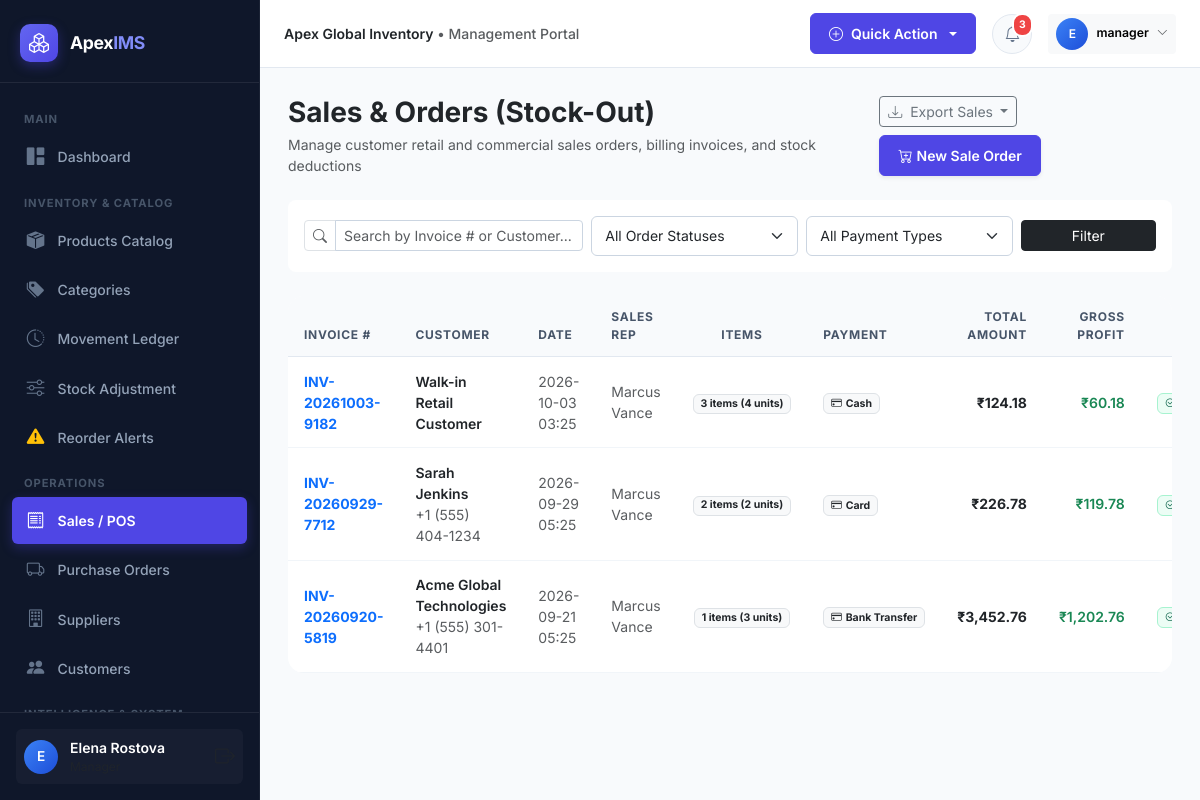
The page /sales (signed in) on the database its author committed.
### models/user.py (models this page shows, shortened)
class User(UserMixin, db.Model):
    __tablename__ = 'users'
    id = db.Column(db.Integer, primary_key=True)
    username = db.Column(db.String(64), unique=True, nullable=False, index=True)
    email = db.Column(db.String(120), unique=True, nullable=False, index=True)
    password_hash = db.Column(db.String(256), nullable=False)
    full_name = db.Column(db.String(100), nullable=False)
    phone = db.Column(db.String(25))
    role_id = db.Column(db.Integer, db.ForeignKey('roles.id'), nullable=False)
    is_active = db.Column(db.Boolean, default=True)
    last_login = db.Column(db.DateTime)
    created_at = db.Column(db.DateTime, default=datetime.utcnow)
    updated_at = db.Column(db.DateTime, default=datetime.utcnow, onupdate=datetime.utcnow)
    role = db.relationship('Role', back_populates='users')
    purchases = db.relationship('PurchaseOrder', back_populates='user', lazy='dynamic')
    sales = db.relationship('Sale', back_populates='user', lazy='dynamic')
    inventory_transactions = db.relationship('InventoryTransaction', back_populates='user', lazy='dynamic')
    stock_adjustments = db.relationship('StockAdjustment', back_populates='user', lazy='dynamic')
    audit_logs = db.relationship('AuditLog', back_populates='user', lazy='dynamic')
    def has_role(self, *role_names):
        if not self.role:
            return False
        return self.role.name in role_names
    @property
    def is_admin(self):
        return self.role and self.role.name == 'Admin'

### models/sale.py (models this page shows, shortened)
class Sale(db.Model):
    __tablename__ = 'sales'
    id = db.Column(db.Integer, primary_key=True)
    invoice_number = db.Column(db.String(64), unique=True, nullable=False, index=True)
    customer_id = db.Column(db.Integer, db.ForeignKey('customers.id'), nullable=True)
    customer_name = db.Column(db.String(150), default='Walk-in Customer')
    customer_phone = db.Column(db.String(30))
    user_id = db.Column(db.Integer, db.ForeignKey('users.id'), nullable=False)
    sale_date = db.Column(db.DateTime, default=datetime.utcnow, nullable=False)
    status = db.Column(db.String(20), default='Completed', index=True)  # Completed, Returned, Cancelled
    payment_method = db.Column(db.String(30), default='Cash')  # Cash, Card, Bank Transfer, UPI
    subtotal = db.Column(db.Float, default=0.0, nullable=False)
    discount_amount = db.Column(db.Float, default=0.0, nullable=False)
    tax_amount = db.Column(db.Float, default=0.0, nullable=False)
    total_amount = db.Column(db.Float, default=0.0, nullable=False)
    notes = db.Column(db.Text)
    created_at = db.Column(db.DateTime, default=datetime.utcnow)
    customer = db.relationship('Customer', back_populates='sales')
    user = db.relationship('User', back_populates='sales')
    items = db.relationship('SaleItem', back_populates='sale', cascade='all, delete-orphan')
    @property
    def total_quantity(self):
        return sum(item.quantity for item in self.items)
    @property
    def total_cost(self):
        return sum(item.cost_price * item.quantity for item in self.items)
    @property
    def gross_profit(self):
        if self.status != 'Completed':
            return 0.0
        return round(self.total_amount - self.total_cost, 2)

class SaleItem(db.Model):
    __tablename__ = 'sale_items'
    id = db.Column(db.Integer, primary_key=True)
    sale_id = db.Column(db.Integer, db.ForeignKey('sales.id'), nullable=False)
    product_id = db.Column(db.Integer, db.ForeignKey('products.id'), nullable=False)
    quantity = db.Column(db.Integer, nullable=False)
    unit_price = db.Column(db.Float, nullable=False)
    cost_price = db.Column(db.Float, default=0.0, nullable=False)
    total_price = db.Column(db.Float, nullable=False)
    sale = db.relationship('Sale', back_populates='items')
    product = db.relationship('Product', back_populates='sale_items')

### routes/sales.py (the view, shortened to what this page needs)
@sales_bp.route('/sales')
@login_required
def index():
    page = request.args.get('page', 1, type=int)
    search = request.args.get('q', '').strip()
    status_filter = request.args.get('status', 'all')
    payment_method = request.args.get('payment_method', 'all')
    query = Sale.query
    if status_filter != 'all':
        query = query.filter(Sale.status == status_filter)
    if payment_method != 'all':
        query = query.filter(Sale.payment_method == payment_method)
    pagination = query.order_by(Sale.sale_date.desc()).paginate(page=page, per_page=Config.ITEMS_PER_PAGE, error_out=False)
    sales = pagination.items
    return render_template(
        'sales/index.html',
        sales=sales,
        pagination=pagination,
        selected_status=status_filter,
        selected_payment=payment_method,
        search_query=search
    )

### utils/helpers.py (called while the page is built)
def format_currency(value):
    try:
        val = float(value or 0)
        return f"{Config.CURRENCY_SYMBOL}{val:,.2f}"
    except (ValueError, TypeError):
        return f"{Config.CURRENCY_SYMBOL}0.00"

### templates/sales/index.html (shortened to what this page needs)
{% extends "base.html" %}
{% block content %}
<div class="d-flex flex-column flex-md-row align-items-md-center justify-content-between mb-4 gap-3">
  <div>
    <h3 class="fw-bold text-dark mb-1">Sales & Orders (Stock-Out)</h3>
    <p class="text-muted small mb-0">Manage customer retail and commercial sales orders, billing invoices, and stock deductions</p>
  </div>
  <div class="d-flex gap-2 flex-wrap">
    <div class="dropdown">
      <button class="btn btn-outline-secondary btn-sm dropdown-toggle" type="button" data-bs-toggle="dropdown">
        <i class="bi bi-download me-1"></i> Export Sales
      </button>
    </div>
    <a href="{{ url_for('sales.create') }}" class="btn btn-primary btn-sm d-flex align-items-center gap-1 shadow-sm">
      <i class="bi bi-cart-plus"></i>
      <span>New Sale Order</span>
    </a>
  </div>
</div>
<div class="card border-0 shadow-card rounded-3 mb-4">
  <div class="card-body p-3">
    <form method="GET" action="{{ url_for('sales.index') }}" class="row g-2 align-items-center">
      <div class="col-md-4">
        <div class="input-group input-group-sm">
          <span class="input-group-text bg-white text-muted"><i class="bi bi-search"></i></span>
          <input type="text" name="q" class="form-control" placeholder="Search by Invoice # or Customer..." value="{{ search_query }}">
        </div>
      </div>
      <div class="col-md-3">
        <select name="status" class="form-select form-select-sm">
          <option value="all" {% if selected_status == 'all' %}selected{% endif %}>All Order Statuses</option>
        </select>
      </div>
      <div class="col-md-3">
        <select name="payment_method" class="form-select form-select-sm">
          <option value="all" {% if selected_payment == 'all' %}selected{% endif %}>All Payment Types</option>
        </select>
      </div>
      <div class="col-md-2 d-flex gap-1">
        <button type="submit" class="btn btn-sm btn-dark w-100">Filter</button>
      </div>
    </form>
  </div>
</div>
<div class="card border-0 shadow-card rounded-4 overflow-hidden">
  <div class="table-responsive">
    <table class="table table-custom mb-0">
      <thead>
        <tr>
          <th>Invoice #</th>
          <th>Customer</th>
          <th>Date</th>
          <th>Sales Rep</th>
          <th class="text-center">Items</th>
          <th>Payment</th>
          <th class="text-end">Total Amount</th>
          {% if current_user.has_role('Admin', 'Manager') %}
          <th class="text-end">Gross Profit</th>
          {% endif %}
          <th class="text-center">Status</th>
        </tr>
      </thead>
      <tbody>
        {% for sale in sales %}
        <tr>
          <td>
            <a href="{{ url_for('sales.view', id=sale.id) }}" class="fw-bold text-primary text-decoration-none">
              {{ sale.invoice_number }}
            </a>
          </td>
          <td>
            <span class="fw-semibold text-dark">{{ sale.customer_name }}</span>
            {% if sale.customer_phone %}<div class="text-muted extra-small">{{ sale.customer_phone }}</div>{% endif %}
          </td>
          <td class="small text-muted">{{ sale.sale_date.strftime('%Y-%m-%d %H:%M') }}</td>
          <td class="small text-muted">{{ sale.user.full_name if sale.user else 'Staff' }}</td>
          <td class="text-center">
            <span class="badge bg-light text-dark border">{{ sale.items|length }} items ({{ sale.total_quantity }} units)</span>
          </td>
          <td>
            <span class="badge bg-light text-dark border"><i class="bi bi-credit-card me-1"></i>{{ sale.payment_method }}</span>
          </td>
          <td class="text-end fw-bold text-dark">{{ sale.total_amount|currency }}</td>
          {% if current_user.has_role('Admin', 'Manager') %}
          <td class="text-end fw-semibold text-success">{{ sale.gross_profit|currency }}</td>
          {% endif %}
          <td class="text-center">
            {% if sale.status == 'Completed' %}
              <span class="badge badge-soft-success"><i class="bi bi-check2-circle me-1"></i> Completed</span>
            {% elif sale.status == 'Returned' %}
              <span class="badge badge-soft-warning"><i class="bi bi-arrow-return-left me-1"></i> Returned</span>
            {% else %}
              <span class="badge badge-soft-danger">{{ sale.status }}</span>
            {% endif %}
          </td>
        </tr>
        {% else %}
        <tr>
          <td colspan="10" class="text-center py-4 text-muted">No sales orders found.</td>
        </tr>
        {% endfor %}
      </tbody>
    </table>
  </div>
</div>
{% endblock %}

### templates/base.html (shortened to what this page needs)
<!DOCTYPE html>
<html lang="en">
<head>
  <link href="https://cdn.jsdelivr.net/npm/bootstrap@5.3.3/dist/css/bootstrap.min.css" rel="stylesheet">
  <link href="https://cdn.jsdelivr.net/npm/bootstrap-icons@1.11.3/font/bootstrap-icons.min.css" rel="stylesheet">
  <link href="{{ url_for('static', filename='css/style.css') }}" rel="stylesheet">
</head>
<body>
{% if current_user.is_authenticated %}
  <aside id="sidebar-wrapper">
    <div class="sidebar-brand">
      <div class="sidebar-brand-icon">
        <i class="bi bi-boxes"></i>
      </div>
      <div class="sidebar-brand-text">Apex<span>IMS</span></div>
    </div>
    <div class="sidebar-menu">
      <div class="sidebar-heading">Main</div>
      <a href="{{ url_for('dashboard.index') }}" class="nav-link-custom {% if request.endpoint == 'dashboard.index' %}active{% endif %}">
        <i class="bi bi-grid-1x2-fill"></i>
        <span>Dashboard</span>
      </a>
      <div class="sidebar-heading">Inventory & Catalog</div>
      <a href="{{ url_for('products.index') }}" class="nav-link-custom {% if request.endpoint and request.endpoint.startswith('products.') %}active{% endif %}">
        <i class="bi bi-box-seam-fill"></i>
        <span>Products Catalog</span>
      </a>
      <a href="{{ url_for('categories.index') }}" class="nav-link-custom {% if request.endpoint and request.endpoint.startswith('categories.') %}active{% endif %}">
        <i class="bi bi-tags-fill"></i>
        <span>Categories</span>
      </a>
      <a href="{{ url_for('inventory.ledger') }}" class="nav-link-custom {% if request.endpoint == 'inventory.ledger' %}active{% endif %}">
        <i class="bi bi-clock-history"></i>
        <span>Movement Ledger</span>
      </a>
      <a href="{{ url_for('inventory.adjust') }}" class="nav-link-custom {% if request.endpoint == 'inventory.adjust' %}active{% endif %}">
        <i class="bi bi-sliders"></i>
        <span>Stock Adjustment</span>
      </a>
      <a href="{{ url_for('inventory.reorder') }}" class="nav-link-custom {% if request.endpoint == 'inventory.reorder' %}active{% endif %}">
        <i class="bi bi-exclamation-triangle-fill text-warning"></i>
        <span>Reorder Alerts</span>
      </a>
      <div class="sidebar-heading">Operations</div>
      <a href="{{ url_for('sales.index') }}" class="nav-link-custom {% if request.endpoint and request.endpoint.startswith('sales.') %}active{% endif %}">
        <i class="bi bi-receipt"></i>
        <span>Sales / POS</span>
      </a>
      <a href="{{ url_for('purchases.index') }}" class="nav-link-custom {% if request.endpoint and request.endpoint.startswith('purchases.') %}active{% endif %}">
        <i class="bi bi-truck"></i>
        <span>Purchase Orders</span>
      </a>
      <a href="{{ url_for('suppliers.index') }}" class="nav-link-custom {% if request.endpoint and request.endpoint.startswith('suppliers.') %}active{% endif %}">
        <i class="bi bi-building"></i>
        <span>Suppliers</span>
      </a>
      <a href="{{ url_for('customers.index') }}" class="nav-link-custom {% if request.endpoint and request.endpoint.startswith('customers.') %}active{% endif %}">
        <i class="bi bi-people-fill"></i>
        <span>Customers</span>
      </a>
      <div class="sidebar-heading">Intelligence & System</div>
    </div>
    <div class="sidebar-footer">
      <div class="user-badge">
        <div class="user-avatar-sm">
          {{ current_user.full_name[:1] }}
        </div>
        <div class="overflow-hidden flex-grow-1">
          <div class="text-white text-truncate fw-semibold small">{{ current_user.full_name }}</div>
          <div class="text-muted extra-small text-truncate" style="font-size:0.75rem;">{{ current_user.role.name }}</div>
        </div>
        <a href="{{ url_for('auth.logout') }}" class="text-muted hover-white ms-1" title="Sign Out">
          <i class="bi bi-box-arrow-right fs-5"></i>
        </a>
      </div>
    </div>
  </aside>
  <div id="page-content-wrapper">
    <nav class="top-navbar">
      <div class="d-flex align-items-center gap-3">
        <div class="d-none d-md-block text-muted small fw-medium">
          <span class="text-dark fw-semibold">{{ app_config.COMPANY_NAME }}</span> &bull; Management Portal
        </div>
      </div>
      <div class="d-flex align-items-center gap-3">
        <div class="dropdown">
          <button class="btn btn-sm btn-primary dropdown-toggle d-flex align-items-center gap-2" type="button" data-bs-toggle="dropdown">
            <i class="bi bi-plus-circle"></i>
            <span class="d-none d-sm-inline">Quick Action</span>
          </button>
        </div>
        <div class="dropdown">
          <button class="nav-icon-btn" type="button" data-bs-toggle="dropdown" aria-expanded="false">
            <i class="bi bi-bell"></i>
            <span id="notif-badge" class="pulse-badge" style="{% if unread_notifications_count == 0 %}display:none;{% endif %}">
              {{ unread_notifications_count }}
            </span>
          </button>
        </div>
        <div class="dropdown">
          <button class="btn btn-sm btn-light border-0 d-flex align-items-center gap-2" type="button" data-bs-toggle="dropdown">
            <div class="user-avatar-sm" style="width: 32px; height: 32px; font-size: 0.75rem;">
              {{ current_user.full_name[:1] }}
            </div>
            <span class="d-none d-md-inline small fw-semibold">{{ current_user.username }}</span>
            <i class="bi bi-chevron-down extra-small text-muted" style="font-size:0.7rem;"></i>
          </button>
        </div>
      </div>
    </nav>
    <main class="main-body-container">
      {% block content %}{% endblock %}
    </main>
  </div>
{% else %}
  <main class="w-100 min-vh-100 d-flex align-items-center justify-content-center p-3">
    {% block auth_content %}{% endblock %}
  </main>
{% endif %}
</body>
</html>

### rows shown on the page
User: full_name "E", full_name "Elena Rostova", username "manager"
Sale: invoice_number "INV-20261003-9182", customer_name "Walk-in Retail Customer", sale_date "2026-10-03 03:25", user "Marcus Vance", items|length "3", total_quantity "4", payment_method "Cash", total_amount "₹124.18", gross_profit "₹60.18"
Sale: invoice_number "INV-20260929-7712", customer_name "Sarah Jenkins", customer_phone "+1 (555) 404-1234", sale_date "2026-09-29 05:25", user "Marcus Vance", items|length "2", total_quantity "2", payment_method "Card", total_amount "₹226.78", gross_profit "₹119.78"
Sale: invoice_number "INV-20260920-5819", customer_name "Acme Global Technologies", customer_phone "+1 (555) 301-4401", sale_date "2026-09-21 05:25", user "Marcus Vance", items|length "1", total_quantity "3", payment_method "Bank Transfer", total_amount "₹3,452.76", gross_profit "₹1,202.76"

### other values the page prints
{{ app_config.COMPANY_NAME }} "Apex Global Inventory"
{{ unread_notifications_count }} "3"
